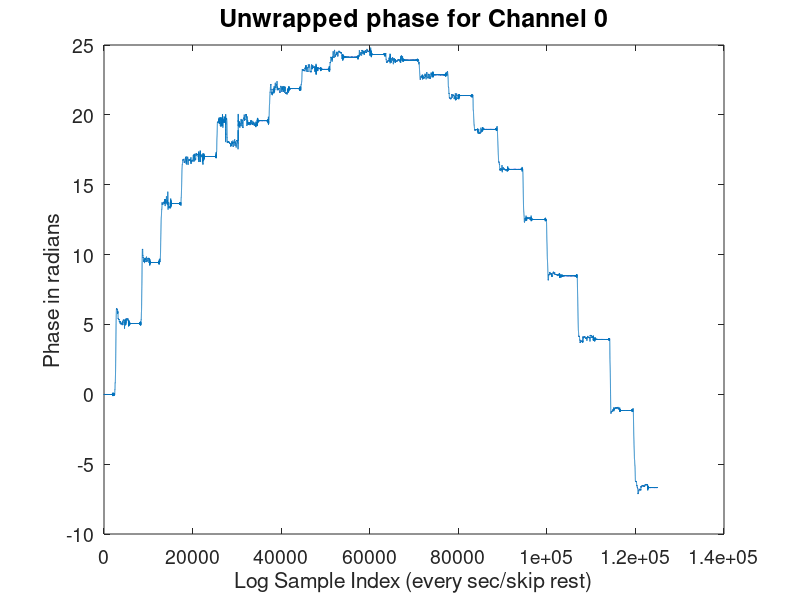

MATLAB code to generate this figure: (Note: this script raises an error after producing the figure.)
%% Contributions by Nikhil Challa
clear;clc; close all;

tic
%%%%%%%%%%%%%%%%%%%%%%%%%%%% INPUTS %%%%%%%%%%%%%%%%%%%%%%%%%%%%%%%%%%%%%%
NumCenters = 20;

% this is the % of time the system was stationary (acceptance rate)
% the algo with become stricter if the sample acceptance rate is higher
% than this value
% Given you have N secs of logs, what percentage of time or logs are in
% stationary condition?
RatioStableVsMovement = 0.5;  
%%%%%%%%%%%%%%%%%%%%%%%%%%%%%%%%%%%%%%%%%%%%%%%%%%%%%%%%%%%%%%%%%%%%%%%%%%       

% Maybe you can provide this directly         
PhaseCorrectedUnwrapY = load('MatFiles/PhaseCorrectedUnwrapY.mat').PhaseCorrectedUnwrapY;
CIR_RATE = 200;
MeasChIndxRange = 11:635;

% We can roughly estimate the upper limit of the windowsize in secs based
% on the provided parameters assuming the person has roughly spent the same
% amount of time in each position.
UpperlimitWindowSize = floor( length(PhaseCorrectedUnwrapY) / CIR_RATE / NumCenters * RatioStableVsMovement)


% this defines how many secs of logs will we consider as 1 window
% We have selected odd numbers so its easier to pic middle log as good
% time point and code runs a lot faster
TimeSize = 1:2:UpperlimitWindowSize; 

NumCh = size(PhaseCorrectedUnwrapY,1);
LogIndexes = zeros(NumCh,NumCenters);

figure(20)
plot(PhaseCorrectedUnwrapY(1,:))
ylabel("Phase in radians")
xlabel("Log Sample Index (every sec/skip rest)")
set(gca,"FontSize",14)
title("Unwrapped phase for Channel 0",'FontSize',18)

exit = 0;
SumDLimit = 1;
while(exit == 0)
    exit = 1;

    for ChIndx = 1:NumCh
        MaxSumD = zeros(length(TimeSize),1);
        sampleIndx = 1;
        PhaseY = PhaseCorrectedUnwrapY(ChIndx,:);
        
        Xstore = [];
        Cstore = [];
        ArraySize = [];
        Xorigstore = [];

        for SizeInSec = TimeSize
            % disp(["Attempting for Window Size",SizeInSec]);
            Window = CIR_RATE*SizeInSec;
            count = 1;
            Mean = [];
            Var = [];
            while(1)
                % Going with sliding window for better accuracy
                StartIndx = CIR_RATE*(count-1) + 1;
                EndIndx = StartIndx + Window - 1;
                if EndIndx > length(PhaseY)
                    break;
                end
                
                Sample = PhaseY(StartIndx:EndIndx);
                Mean(count) = mean(Sample);
                Var(count) = var(Sample);
                count = count + 1;
            end
        
            X = zeros(count-1,3);
            X(:,1) = Mean;
            X(:,2) = Var;
            X(:,3) = 1:length(Mean);
            sumD = ones(NumCenters,1);
            Xorigstore{sampleIndx} = X;
            
            % We decrement SumDLimit by factor of 10 everytime we exceed
            % acceptance percentage limit (1 -> 0.1 -> 0.01 -> ...)
            while(max(sumD) > SumDLimit)
                [idx,C,sumD] = kmeans(X(:,1),NumCenters);
                [~,indx] = max(X(:,2));
                X(indx,:) = [];
            end
    
            if length(X(:,1)) > length(Mean)*RatioStableVsMovement
                % what it means is the number of rejected points is not
                % enough to meet the known knowledge of what % is expected to
                % be rejected! Reducing sumD requirement to make it more
                % agressive at rejection
                disp(["Acceptance percentage:" + length(X(:,1))/length(Mean) ]);
                SumDLimit = SumDLimit/10;
                disp(["Setting SumDLimit:" + SumDLimit + " and restarting computing" ]);
                exit = 0;
                break; % breaks out of SizeInSec for-loop
            end

            disp(["(Successfully below RatioStableVsMovement) Acceptance percentage:" + length(X(:,1))/length(Mean) ]);
            
            Xstore{sampleIndx} = X;
            Cstore{sampleIndx} = C;
            ArraySize(sampleIndx) = length(X(:,1));
            sampleIndx = sampleIndx + 1;
        end

        ArraySize
        
        if (exit == 0)
            break;  % breaks out of ChIndx for-loop
        end

        [~,bestIndx] = max(ArraySize);
        X = Xstore{bestIndx};
        C = Cstore{bestIndx};
        
        figure(ChIndx)
        hold on
        scatter(X(:,1),X(:,2),'.');
        scatter(C(:,1),zeros(length(C),1),'o');
        titleStr = "Channel No:" + string((ChIndx - 1)) + "  Clustering Data";
        title(titleStr);
        xlabel 'Mean'; 
        ylabel 'Variance';
        hold off
        
        k = dsearchn(X(:,1),C);
        LogIndexes(ChIndx,:) = sort(X(k,3));
    
    end
end

% To get the Log stamp values. Should actually be placed outside this file
MinIndx = 11;     % min index of log index name to know which index are best for SAGE 
Offset = MinIndx + floor(TimeSize(bestIndx)/2) - 1;
BestLogIndexes = round(mean(LogIndexes,1)) + Offset

PlotIndx = BestLogIndexes - min(MeasChIndxRange);

figure(21)
plot(PhaseCorrectedUnwrapY(1,:))
xline(PlotIndx*200)
ylabel("Phase in radians")
xlabel("Log Sample Index (every sec/skip rest)")
set(gca,"FontSize",14)
title("Unwrapped phase for Channel 0 with stable index positions",'FontSize',18)
    

save('MatFiles/BestLogIndexes.mat','BestLogIndexes');

toc